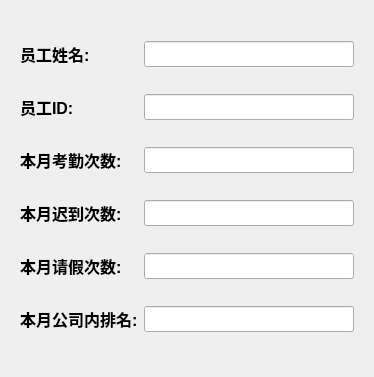
<?xml version="1.0" encoding="UTF-8"?>
<ui version="4.0">
 <class>ShowStaffAttendanceInfo</class>
 <widget class="QWidget" name="ShowStaffAttendanceInfo">
  <property name="geometry">
   <rect>
    <x>0</x>
    <y>0</y>
    <width>374</width>
    <height>377</height>
   </rect>
  </property>
  <property name="windowTitle">
   <string>Form</string>
  </property>
  <layout class="QGridLayout" name="gridLayout_2">
   <item row="0" column="0">
    <widget class="QWidget" name="widget" native="true">
     <layout class="QGridLayout" name="gridLayout">
      <item row="2" column="0">
       <widget class="QLabel" name="label_showCheckInNum">
        <property name="font">
         <font>
          <family>Microsoft YaHei UI</family>
          <pointsize>12</pointsize>
          <weight>75</weight>
          <bold>true</bold>
         </font>
        </property>
        <property name="text">
         <string>本月考勤次数:</string>
        </property>
       </widget>
      </item>
      <item row="5" column="0">
       <widget class="QLabel" name="label_showRank">
        <property name="font">
         <font>
          <family>Microsoft YaHei UI</family>
          <pointsize>12</pointsize>
          <weight>75</weight>
          <bold>true</bold>
         </font>
        </property>
        <property name="text">
         <string>本月公司内排名:</string>
        </property>
       </widget>
      </item>
      <item row="0" column="0">
       <widget class="QLabel" name="label_showStaffName">
        <property name="font">
         <font>
          <family>Microsoft YaHei UI</family>
          <pointsize>12</pointsize>
          <weight>75</weight>
          <bold>true</bold>
         </font>
        </property>
        <property name="text">
         <string>员工姓名:</string>
        </property>
       </widget>
      </item>
      <item row="4" column="0">
       <widget class="QLabel" name="label_showBreakNum">
        <property name="font">
         <font>
          <family>Microsoft YaHei UI</family>
          <pointsize>12</pointsize>
          <weight>75</weight>
          <bold>true</bold>
         </font>
        </property>
        <property name="text">
         <string>本月请假次数:</string>
        </property>
       </widget>
      </item>
      <item row="1" column="0">
       <widget class="QLabel" name="label_showStaffId">
        <property name="font">
         <font>
          <family>Microsoft YaHei UI</family>
          <pointsize>12</pointsize>
          <weight>75</weight>
          <bold>true</bold>
         </font>
        </property>
        <property name="text">
         <string>员工ID:</string>
        </property>
       </widget>
      </item>
      <item row="3" column="0">
       <widget class="QLabel" name="label_showLateNum">
        <property name="font">
         <font>
          <family>Microsoft YaHei UI</family>
          <pointsize>12</pointsize>
          <weight>75</weight>
          <bold>true</bold>
         </font>
        </property>
        <property name="text">
         <string>本月迟到次数:</string>
        </property>
       </widget>
      </item>
      <item row="0" column="1">
       <widget class="QLineEdit" name="lineEdit_showStaffName">
        <property name="font">
         <font>
          <family>Microsoft YaHei UI</family>
          <pointsize>11</pointsize>
          <weight>75</weight>
          <bold>true</bold>
         </font>
        </property>
       </widget>
      </item>
      <item row="1" column="1">
       <widget class="QLineEdit" name="lineEdit_showStaffId">
        <property name="font">
         <font>
          <family>Microsoft YaHei UI</family>
          <pointsize>11</pointsize>
          <weight>75</weight>
          <bold>true</bold>
         </font>
        </property>
       </widget>
      </item>
      <item row="2" column="1">
       <widget class="QLineEdit" name="lineEdit_showCheckInNum">
        <property name="font">
         <font>
          <family>Microsoft YaHei UI</family>
          <pointsize>11</pointsize>
          <weight>75</weight>
          <bold>true</bold>
         </font>
        </property>
       </widget>
      </item>
      <item row="3" column="1">
       <widget class="QLineEdit" name="lineEdit_showLateNum">
        <property name="font">
         <font>
          <family>Microsoft YaHei UI</family>
          <pointsize>11</pointsize>
          <weight>75</weight>
          <bold>true</bold>
         </font>
        </property>
       </widget>
      </item>
      <item row="4" column="1">
       <widget class="QLineEdit" name="lineEdit_showBreakNum">
        <property name="font">
         <font>
          <family>Microsoft YaHei UI</family>
          <pointsize>11</pointsize>
          <weight>75</weight>
          <bold>true</bold>
         </font>
        </property>
       </widget>
      </item>
      <item row="5" column="1">
       <widget class="QLineEdit" name="lineEdit_showRank">
        <property name="font">
         <font>
          <family>Microsoft YaHei UI</family>
          <pointsize>11</pointsize>
          <weight>75</weight>
          <bold>true</bold>
         </font>
        </property>
       </widget>
      </item>
     </layout>
    </widget>
   </item>
  </layout>
 </widget>
 <resources/>
 <connections/>
</ui>
